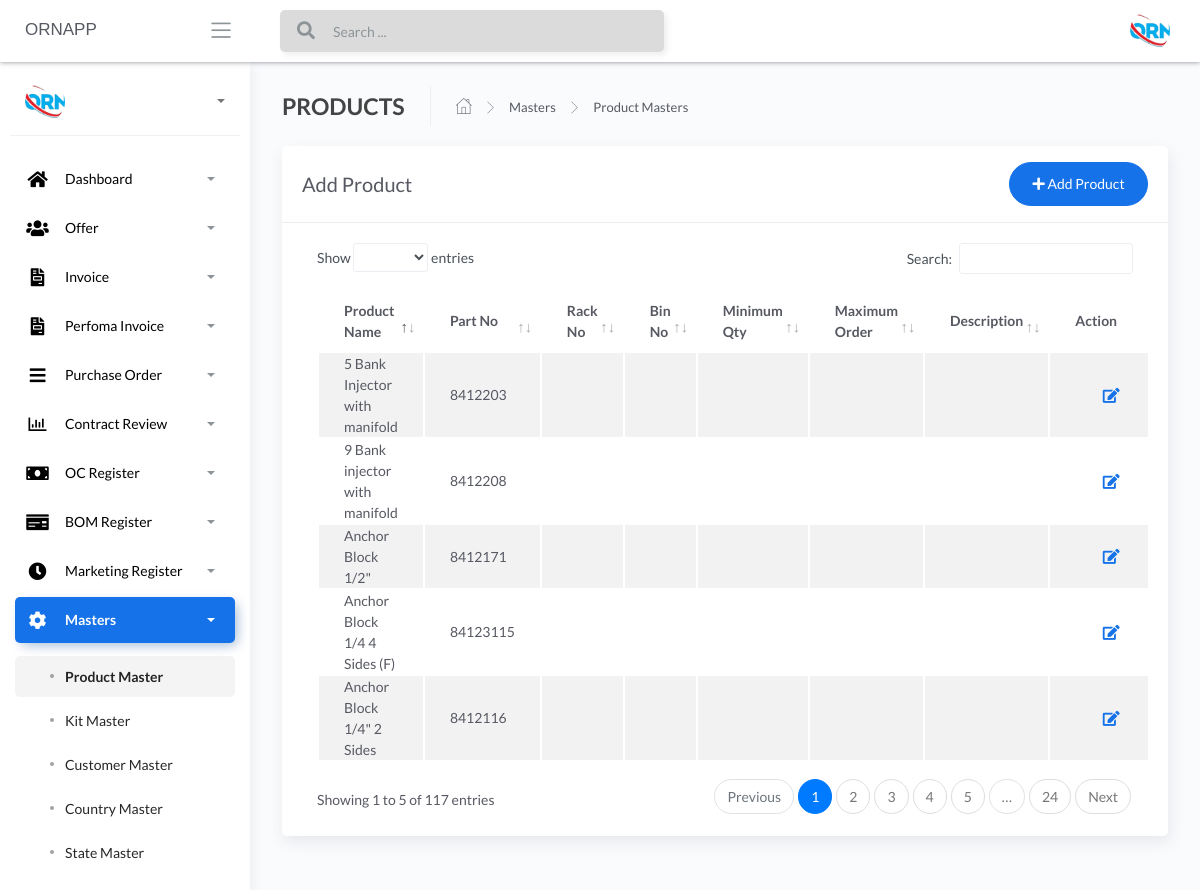
Screenshot of /Product-masters (signed in) with the database file from the repository.
### apps/home/models.py (models this page shows, shortened)
class ProductMaster(db.Model):
    __tablename__ = "productmaster"
    id = db.Column(db.Integer, primary_key=True)
    product_name = db.Column(db.String())
    part_no = db.Column(db.INT())
    rack_no = db.Column(db.INT())
    bin_no = db.Column(db.INT())
    minimum_qty = db.Column(db.INT())
    maximum_order = db.Column(db.INT())
    product_hsn_no = db.Column(db.INT())
    description = db.Column(db.String())

### apps/home/routes.py (the view, shortened to what this page needs)
@blueprint.route('/Product-masters', methods=['GET', 'POST'])
@login_required
def product_masters():
    if request.method == 'GET':
        users = ProductMaster.query.all()
        return render_template('home/Product-masters.html',users=users, segment='Product-masters')

### apps/__init__.py (called while the page is built)
def configure_database(app):
    @app.before_first_request
    def initialize_database():
        db.create_all()
    @app.teardown_request
    def shutdown_session(exception=None):
        db.session.remove()

### apps/authentication/models.py (called while the page is built)
@login_manager.user_loader
def user_loader(id):
    return Users.query.filter_by(id=id).first()

### apps/templates/home/Product-masters.html (shortened to what this page needs)
{% extends "layouts/base.html" %}
{% block content %}
	<div class="content">
		<div class="page-inner">
			<div class="page-header">
				<h4 class="page-title">PRODUCTS</h4>
				<ul class="breadcrumbs">
					<li class="nav-home">
						<a href="#">
							<i class="flaticon-home"></i>
						</a>
					</li>
					<li class="separator">
						<i class="flaticon-right-arrow"></i>
					</li>
					<li class="nav-item">
						<a href="#">Masters</a>
					</li>
					<li class="separator">
						<i class="flaticon-right-arrow"></i>
					</li>
					<li class="nav-item">
						<a href="#">Product Masters</a>
					</li>
				</ul>
			</div>
			<div class="row">
				<div class="col-md-12">
					<div class="card">
						<div class="card-header">
							<div class="d-flex align-items-center">
								<h4 class="card-title">Add Product</h4>
								<button class="btn btn-primary btn-round ml-auto" data-toggle="modal" data-target="#addRowModal">
									<i class="fa fa-plus"></i>
									Add Product
								</button>
							</div>
						</div>
						<div class="card-body">
							<div class="table-responsive">
								<table id="add-row" class="display table table-striped table-hover" >
									<thead>
										<tr>
											<th>Product Name</th>
											<th>Part No</th>
											<th>Rack No</th>
											<th>Bin No</th>
											<th>Minimum Qty</th>
											<th>Maximum Order</th>
											<th>Description</th>
											<th style="width: 10%">Action</th>
										</tr>
									</thead>
									<tbody>
										{% for user in users %}
											<tr
											{% if loop.index %2==0 %}
											{% else %}
											{% endif %}
											>
											<td>{{user.product_name}}</td>
											<td>{{user.part_no}}</td>
											<td>{{user.rack_no}}</td>
											<td>{{user.bin_no}}</td>
											<td>{{user.minimum_qty}}</td>
											<td>{{user.maximum_order}}</td>
											<td>{{user.description}}</td>
											<td>
											<div class="form-button-action">
											<span style="font-size: 24px;color:green;">
											<a href="/{{user.id}}/editproduct" type="button" data-toggle="tooltip" title="" class="btn btn-link btn-primary btn-lg" data-original-title="Edit Task"> <i class="fas fa-edit" ></i></a>
											</span>
											</div>
											</td>
										</tr>
									{% endfor %}
									</tbody>
								</table>
							</div>
						</div>
					</div>
				</div>
			</div>
		</div>
	</div>
{% endblock content %}

### rows the page displays
ProductMaster: product_name "5 Bank Injector with manifold", part_no "8412203"
ProductMaster: product_name "9 Bank injector with manifold", part_no "8412208"
ProductMaster: product_name "Anchor Block 1/2\"", part_no "8412171"
ProductMaster: product_name "Anchor Block 1/4 4 Sides (F)", part_no "84123115"
ProductMaster: product_name "Anchor Block 1/4\" 2 Sides", part_no "8412116"
